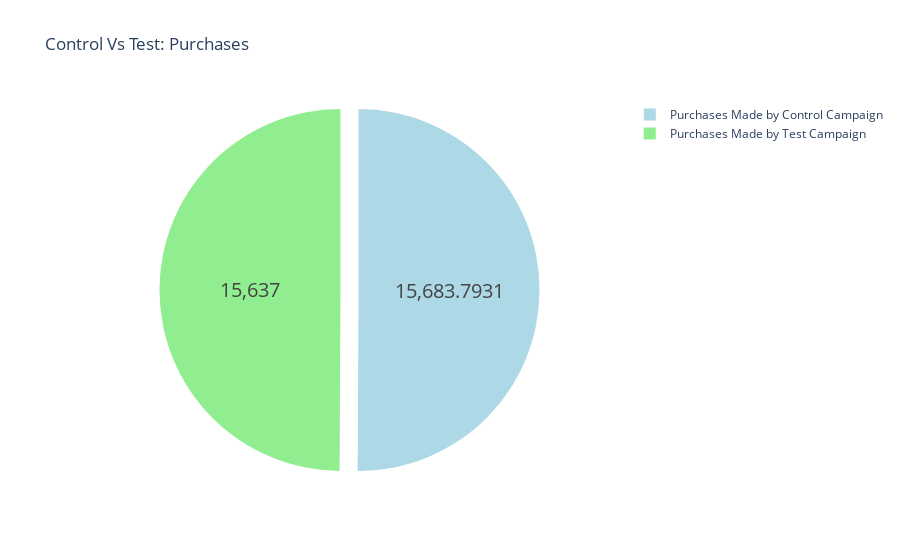

Here is the notebook cell this chart was saved with:
### Code cell
#purchases made by both comapny
label = ["Purchases Made by Control Campaign", 
         "Purchases Made by Test Campaign"]
counts = [sum(control_data["Purchases"]), 
          sum(test_data["Purchases"])]
colors = ['#ADD8E6', '#90EE90']  

fig = go.Figure(data=[go.Pie(labels=label, values=counts, marker=dict(colors=colors))])
fig.update_layout(title_text='Control Vs Test: Purchases', scene=dict(aspectratio=dict(x=1, y=1, z=1)))
fig.update_traces(hoverinfo='percent', textinfo='value', 
                  textfont_size=20, pull=[0.05, 0.05])
fig.show()

### Figure 1 — Plotly figure (JSON) as saved in the notebook; plotly's stock layout.template omitted (floating-point values rounded to 4 significant figures)
{"data": [{"hoverinfo": "percent", "labels": ["Purchases Made by Control Campaign", "Purchases Made by Test Campaign"], "marker": {"colors": ["#ADD8E6", "#90EE90"]}, "pull": [0.05, 0.05], "textfont": {"size": 20}, "textinfo": "value", "type": "pie", "values": [15680.0, 15637]}], "layout": {"scene": {"aspectratio": {"x": 1, "y": 1, "z": 1}}, "title": {"text": "Control Vs Test: Purchases"}}}
